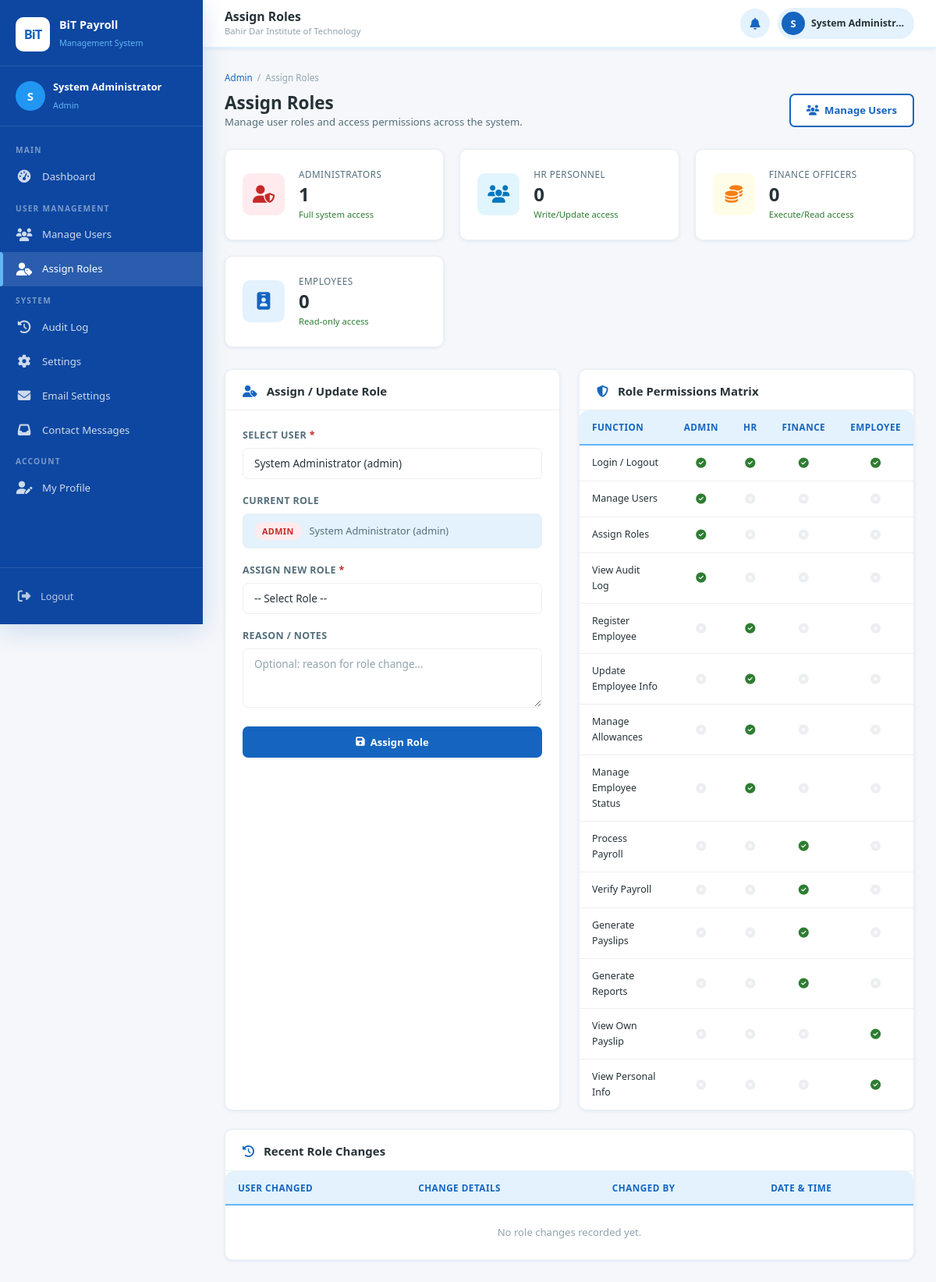
The page /pages/admin/roles.php?user=1 (signed in) on the database its author committed.
### tables this page shows
CREATE TABLE users (
    user_id       INT UNSIGNED    NOT NULL AUTO_INCREMENT,
    username      VARCHAR(50)     NOT NULL UNIQUE,
    password      VARCHAR(255)    NOT NULL,           
    role          ENUM('admin','hr','finance','employee') NOT NULL DEFAULT 'employee',
    full_name     VARCHAR(100)    NOT NULL,
    email         VARCHAR(100)             UNIQUE,
    is_active     TINYINT(1)      NOT NULL DEFAULT 1,
    last_login    DATETIME                 DEFAULT NULL,
    created_at    DATETIME        NOT NULL DEFAULT CURRENT_TIMESTAMP,
    updated_at    DATETIME        NOT NULL DEFAULT CURRENT_TIMESTAMP
                                           ON UPDATE CURRENT_TIMESTAMP,
    PRIMARY KEY (user_id),
    INDEX idx_users_role     (role),
    INDEX idx_users_active   (is_active)
);

### pages/admin/roles.php (the view, shortened to what this page needs)
<?php
$depth      = '../../';
$pdo     = getDB();
$selected_uid = (int)($_GET['user'] ?? 0);
$role_stats = $pdo->query("
    SELECT role, COUNT(*) AS cnt
    FROM   users
    WHERE  is_active = 1
    GROUP  BY role
")->fetchAll(PDO::FETCH_KEY_PAIR);
$all_users = $pdo->query("
    SELECT user_id, username, full_name, role
    FROM   users
    WHERE  is_active = 1
    ORDER  BY full_name
")->fetchAll();
$sel_user = null;
if ($selected_uid) {
    $su = $pdo->prepare("SELECT user_id, username, full_name, role FROM users WHERE user_id = ?");
    $su->execute([$selected_uid]);
    $sel_user = $su->fetch();
}
$role_history = $pdo->query("
    SELECT a.target AS username_changed,
           a.details, a.logged_at,
           u.full_name AS changed_by
    FROM   audit_logs a
    LEFT JOIN users u ON a.user_id = u.user_id
    WHERE  a.action = 'Assign Role'
    ORDER  BY a.logged_at DESC
    LIMIT  8
")->fetchAll();
$role_badge = [
    'admin'    => 'badge-danger',
    'hr'       => 'badge-info',
    'finance'  => 'badge-warning',
    'employee' => 'badge-primary',
];
require_once $depth . 'includes/header.php';
?>
<div class="breadcrumb">
    <a href="dashboard.php">Admin</a><span>/</span><span>Assign Roles</span>
</div>
<div class="page-header d-flex justify-between align-center">
    <div>
        <h1>Assign Roles</h1>
        <p>Manage user roles and access permissions across the system.</p>
    </div>
    <a href="users.php" class="btn btn-secondary">
        <i class="fas fa-users"></i> Manage Users
    </a>
</div>
<div class="stats-grid" style="margin-bottom:28px;">
    <?php
    $stat_defs = [
        ['admin',    'Administrators',  'red',    'fas fa-user-shield', 'Full system access'],
        ['hr',       'HR Personnel',    'info',   'fas fa-users',       'Write/Update access'],
        ['finance',  'Finance Officers','orange', 'fas fa-coins',       'Execute/Read access'],
        ['employee', 'Employees',       'blue',   'fas fa-id-badge',    'Read-only access'],
    ];
    foreach ($stat_defs as [$key, $label, $color, $icon, $desc]): ?>
    <div class="stat-card">
        <div class="stat-icon <?= $color ?>"><i class="<?= $icon ?>"></i></div>
        <div class="stat-info">
            <p><?= $label ?></p>
            <h2><?= $role_stats[$key] ?? 0 ?></h2>
            <span class="stat-change up"><?= $desc ?></span>
        </div>
    </div>
    <?php endforeach; ?>
</div>
<div class="grid-2" style="gap:24px;margin-bottom:24px;">
    <div class="card">
        <div class="card-header">
            <h3><i class="fas fa-user-tag" style="color:var(--primary);margin-right:8px"></i>
                Assign / Update Role
            </h3>
        </div>
        <div class="card-body">
            <form method="POST" action="">
                <div class="form-group">
                    <label class="form-label">Select User <span style="color:var(--danger)">*</span></label>
                    <select name="user_id" class="form-control" required
                            onchange="this.form.action='roles.php?user='+this.value; this.form.submit();">
                        <?php foreach ($all_users as $u): ?>
                        <option value="<?= $u['user_id'] ?>"
                            <?= $selected_uid === (int)$u['user_id'] ? 'selected' : '' ?>>
                            <?= htmlspecialchars($u['full_name']) ?>
                            (<?= htmlspecialchars($u['username']) ?>)
                        </option>
                        <?php endforeach; ?>
                    </select>
                </div>
                <?php if ($sel_user): ?>
                <div class="form-group">
                    <label class="form-label">Current Role</label>
                    <div style="padding:10px 14px;background:var(--bg-light);border-radius:7px;
                                border:1.5px solid var(--gray-200);display:flex;align-items:center;gap:10px;">
                        <span class="badge <?= $role_badge[$sel_user['role']] ?? 'badge-gray' ?>">
                            <?= ucfirst($sel_user['role']) ?>
                        </span>
                        <span style="font-size:0.85rem;color:var(--gray-600);">
                            <?= htmlspecialchars($sel_user['full_name']) ?>
                            (<?= htmlspecialchars($sel_user['username']) ?>)
                        </span>
                    </div>
                </div>
                <div class="form-group">
                    <label class="form-label">Assign New Role <span style="color:var(--danger)">*</span></label>
                    <select name="new_role" class="form-control" required>
                        <option value="">-- Select Role --</option>
                    </select>
                </div>
                <div class="form-group">
                    <label class="form-label">Reason / Notes</label>
                    <textarea name="notes" class="form-control" rows="3"
                              placeholder="Optional: reason for role change..."></textarea>
                </div>
                <button type="submit" name="assign_role" class="btn btn-primary w-100">
                    <i class="fas fa-save"></i> Assign Role
                </button>
                <?php endif; ?>
            </form>
        </div>
    </div>
    <div class="card">
        <div class="card-header">
            <h3><i class="fas fa-shield-alt" style="color:var(--primary);margin-right:8px"></i>
                Role Permissions Matrix
            </h3>
        </div>
        <div class="card-body" style="padding:0">
            <div class="table-wrapper">
                <table>
                    <thead>
                        <tr>
                            <th>Function</th>
                            <th style="text-align:center;">Admin</th>
                            <th style="text-align:center;">HR</th>
                            <th style="text-align:center;">Finance</th>
                            <th style="text-align:center;">Employee</th>
                        </tr>
                    </thead>
                    <tbody>
                        <?php
                        $perms = [
                            ['Login / Logout',         true,  true,  true,  true],
                            ['Manage Users',           true,  false, false, false],
                            ['Assign Roles',           true,  false, false, false],
                            ['View Audit Log',         true,  false, false, false],
                            ['Register Employee',      false, true,  false, false],
                            ['Update Employee Info',   false, true,  false, false],
                            ['Manage Allowances',      false, true,  false, false],
                            ['Manage Employee Status', false, true,  false, false],
                            ['Process Payroll',        false, false, true,  false],
                            ['Verify Payroll',         false, false, true,  false],
                            ['Generate Payslips',      false, false, true,  false],
                            ['Generate Reports',       false, false, true,  false],
                            ['View Own Payslip',       false, false, false, true],
                            ['View Personal Info',     false, false, false, true],
                        ];
                        foreach ($perms as $p): ?>
                        <tr>
                            <td style="font-size:0.83rem;"><?= $p[0] ?></td>
                            <?php for ($i = 1; $i <= 4; $i++): ?>
                            <td style="text-align:center;">
                                <i class="fas <?= $p[$i] ? 'fa-check-circle' : 'fa-times-circle' ?>"
                                   style="color:<?= $p[$i] ? 'var(--success)' : 'var(--gray-200)' ?>;"></i>
                            </td>
                            <?php endfor; ?>
                        </tr>
                        <?php endforeach; ?>
                    </tbody>
                </table>
            </div>
        </div>
    </div>
</div>
<div class="card">
    <div class="card-header">
        <h3><i class="fas fa-history" style="color:var(--primary);margin-right:8px"></i>
            Recent Role Changes
        </h3>
    </div>
    <div class="card-body" style="padding:0">
        <div class="table-wrapper">
            <table>
                <thead>
                    <tr>
                        <th>User Changed</th>
                        <th>Change Details</th>
                        <th>Changed By</th>
                        <th>Date & Time</th>
                    </tr>
                </thead>
                <tbody>
                    <?php if (empty($role_history)): ?>
                    <tr>
                        <td colspan="4" class="text-center text-muted" style="padding:24px;">
                            No role changes recorded yet.
                        </td>
                    </tr>
                    <?php endif; ?>
                </tbody>
            </table>
        </div>
    </div>
</div>
<?php require_once $depth . 'includes/footer.php'; ?>

### rows shown on the page
users: role "ADMIN", full_name "System Administrator", username "admin"

### other values the page prints
$initials "S"
$user_name "System Administrator"
$role "Admin"
$page_title "Assign Roles"
$user_name "System Administr…"
$label "ADMINISTRATORS"
$role_stats[$key] "1"
$desc "Full system access"
$label "HR PERSONNEL"
$role_stats[$key] "0"
$desc "Write/Update access"
$label "FINANCE OFFICERS"
$desc "Execute/Read access"
$label "EMPLOYEES"
$desc "Read-only access"
